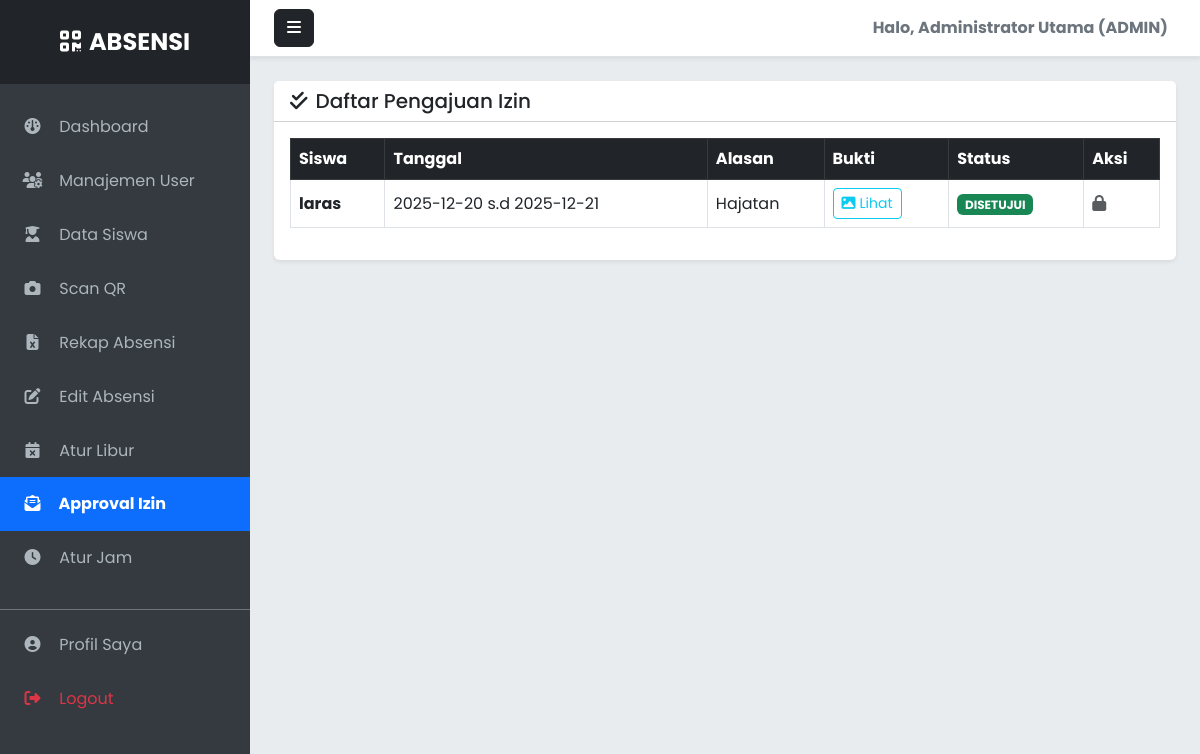
Before: /izin.php (signed in) with the older database file.
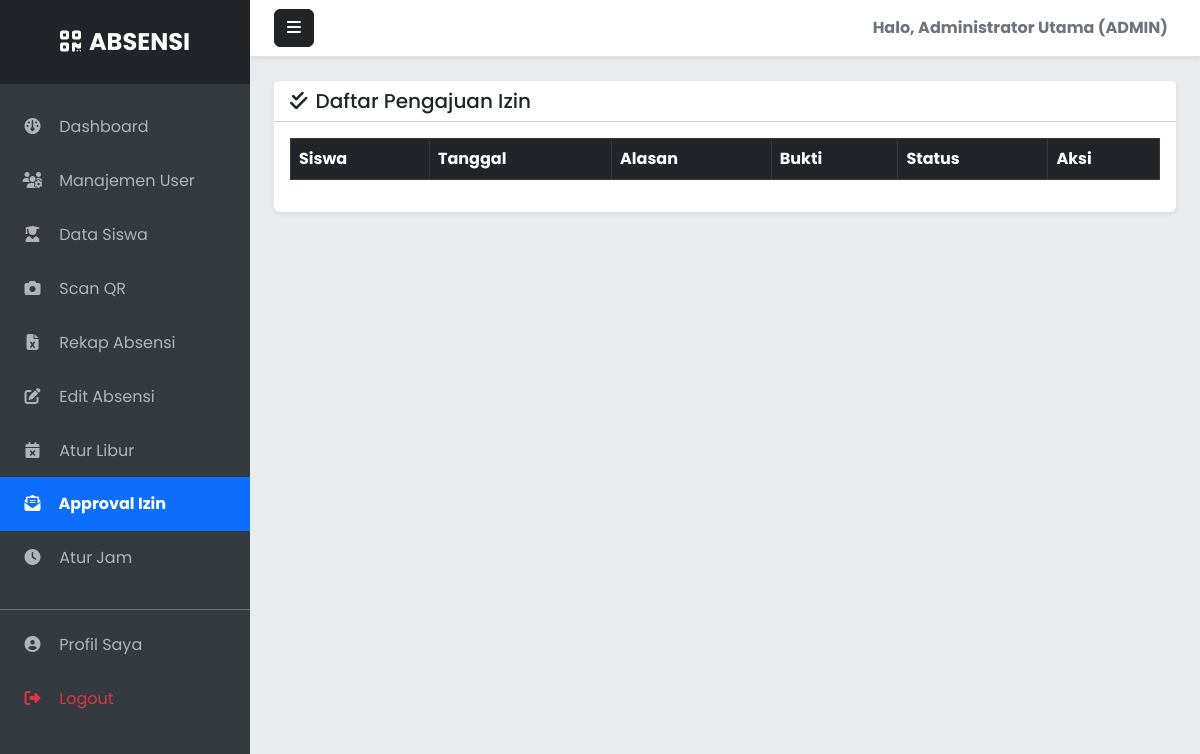
After: the same page with the newer database file.
### tables this page shows
CREATE TABLE `perizinan` (
  `id` int NOT NULL,
  `siswa_id` int DEFAULT NULL,
  `tanggal_mulai` date DEFAULT NULL,
  `tanggal_selesai` date DEFAULT NULL,
  `alasan` text,
  `bukti_foto` varchar(255) DEFAULT NULL,
  `status` enum('pending','disetujui','ditolak') DEFAULT 'pending'
);

CREATE TABLE `siswa` (
  `id` int NOT NULL,
  `nisn` varchar(20) NOT NULL,
  `nama` varchar(100) NOT NULL,
  `jenis_kelamin` enum('L','P') NOT NULL,
  `kelas` varchar(20) NOT NULL,
  `jurusan` varchar(50) NOT NULL,
  `no_hp_ortu` varchar(20) NOT NULL,
  `qr_code` varchar(255) NOT NULL,
  `created_at` timestamp NULL DEFAULT CURRENT_TIMESTAMP
);

### izin.php (the view, shortened to what the changed rows need)
<?php
include 'config/db.php';
$role = $_SESSION['role'];
?>
<!DOCTYPE html>
<html lang="id">
<head>
    <link href="https://cdn.jsdelivr.net/npm/bootstrap@5.3.0/dist/css/bootstrap.min.css" rel="stylesheet">
    <link rel="stylesheet" href="https://cdnjs.cloudflare.com/ajax/libs/font-awesome/6.4.0/css/all.min.css">
    <link rel="stylesheet" href="assets/style.css">
</head>
<body>
<div class="d-flex" id="wrapper">
    <div id="page-content-wrapper">
        <div class="container-fluid px-4 mt-4">
            <?php if ($role == 'siswa'): ?>
            <div class="row">
                <div class="col-md-5">
                    <div class="card shadow-sm border-0 mb-4">
                        <div class="card-header bg-primary text-white">
                            <h5 class="mb-0"><i class="fa-solid fa-pen-to-square me-2"></i>Form Pengajuan Izin</h5>
                        </div>
                        <div class="card-body">
                            <?php if (!isset($_SESSION['siswa_id'])): ?>
                                <div class="alert alert-danger">
                                    <i class="fa-solid fa-exclamation-triangle me-2"></i>
                                    <b>Akun Bermasalah!</b> Data siswa Anda tidak terhubung dengan akun login ini. Silakan lapor ke Admin untuk memperbaiki data "NISN" Anda.
                                </div>
                            <?php else: ?>
                            <form method="POST" enctype="multipart/form-data">
                                <div class="mb-3">
                                    <label class="form-label">Dari Tanggal</label>
                                    <input type="date" name="tgl_mulai" class="form-control" required>
                                </div>
                                <div class="mb-3">
                                    <label class="form-label">Sampai Tanggal</label>
                                    <input type="date" name="tgl_selesai" class="form-control" required>
                                </div>
                                <div class="mb-3">
                                    <label class="form-label">Alasan</label>
                                    <textarea name="alasan" class="form-control" rows="3" required placeholder="Sakit / Izin Keluarga / Lainnya..."></textarea>
                                </div>
                                <div class="mb-3">
                                    <label class="form-label">Bukti Foto (Surat Dokter/dll)</label>
                                    <input type="file" name="bukti" class="form-control" required>
                                </div>
                                <button type="submit" name="kirim_izin" class="btn btn-primary w-100"><i class="fa-solid fa-paper-plane me-2"></i>Kirim Pengajuan</button>
                            </form>
                            <?php endif; ?>
                        </div>
                    </div>
                </div>
                <div class="col-md-7">
                    <div class="card shadow-sm border-0">
                        <div class="card-header bg-white">
                            <h5 class="mb-0"><i class="fa-solid fa-history me-2"></i>Riwayat Izin Saya</h5>
                        </div>
                        <div class="card-body">
                            <div class="table-responsive">
                                <table class="table table-bordered table-striped align-middle">
                                    <thead class="table-dark">
                                        <tr>
                                            <th>Tanggal</th>
                                            <th>Alasan</th>
                                            <th>Status</th>
                                        </tr>
                                    </thead>
                                    <tbody>
                                        <?php
                                        $sid_safe = isset($_SESSION['siswa_id']) ? $_SESSION['siswa_id'] : 0;
                                        $q = mysqli_query($conn, "SELECT * FROM perizinan WHERE siswa_id='$sid_safe' ORDER BY id DESC");
                                        if (mysqli_num_rows($q) > 0) {
                                            while($r=mysqli_fetch_assoc($q)){
                                                $bg = ($r['status']=='pending')?'secondary':(($r['status']=='disetujui')?'success':'danger');
                                                echo "<tr>
                                                    <td>{$r['tanggal_mulai']}</td>
                                                    <td>{$r['alasan']}</td>
                                                    <td><span class='badge bg-$bg'>".strtoupper($r['status'])."</span></td>
                                                </tr>";
                                            }
                                        } else {
                                            echo "<tr><td colspan='3' class='text-center text-muted'>Belum ada riwayat izin.</td></tr>";
                                        }
                                        ?>
                                    </tbody>
                                </table>
                            </div>
                        </div>
                    </div>
                </div>
            </div>
            <?php else: ?>
            <div class="card shadow-sm border-0">
                <div class="card-body">
                    <div class="table-responsive">
                        <table class="table table-hover table-bordered align-middle">
                            <thead class="table-dark">
                                <tr>
                                    <th>Siswa</th>
                                    <th>Tanggal</th>
                                    <th>Alasan</th>
                                    <th>Bukti</th>
                                    <th>Status</th>
                                    <th>Aksi</th>
                                </tr>
                            </thead>
                            <tbody>
                                <?php
                                $q = mysqli_query($conn, "SELECT p.*, s.nama FROM perizinan p JOIN siswa s ON p.siswa_id = s.id ORDER BY field(p.status, 'pending') DESC, p.id DESC");
                                while($row = mysqli_fetch_assoc($q)){
                                ?>
                                <tr>
                                    <td><span class="fw-bold"><?= $row['nama'] ?></span></td>
                                    <td><?= $row['tanggal_mulai'] ?> s.d <?= $row['tanggal_selesai'] ?></td>
                                    <td><?= $row['alasan'] ?></td>
                                    <td><a href="assets/uploads/<?= $row['bukti_foto'] ?>" target="_blank" class="btn btn-sm btn-outline-info"><i class="fa-solid fa-image me-1"></i>Lihat</a></td>
                                    <td>
                                        <span class="badge bg-<?= ($row['status'] == 'pending') ? 'warning' : (($row['status'] == 'disetujui') ? 'success' : 'danger') ?>">
                                            <?= strtoupper($row['status']) ?>
                                        </span>
                                    </td>
                                    <td>
                                        <?php if($row['status'] == 'pending'): ?>
                                            <div class="btn-group" role="group">
                                                <a href="izin.php?aksi=disetujui&id=<?= $row['id'] ?>" class="btn btn-sm btn-success" onclick="return confirm('Setujui?')"><i class="fa-solid fa-check"></i></a>
                                                <a href="izin.php?aksi=ditolak&id=<?= $row['id'] ?>" class="btn btn-sm btn-danger" onclick="return confirm('Tolak?')"><i class="fa-solid fa-times"></i></a>
                                            </div>
                                        <?php else: ?>
                                            <i class="fa-solid fa-lock text-muted"></i>
                                        <?php endif; ?>
                                    </td>
                                </tr>
                                <?php } ?>
                            </tbody>
                        </table>
                    </div>
                </div>
            </div>
            <?php endif; ?>
        </div>
    </div>
</div>
</body>
</html>

Changed rows visible on the page:
removed perizinan: siswa.nama "laras", tanggal_mulai "2025-12-20", tanggal_selesai "2025-12-21", alasan "Hajatan", status "DISETUJUI"
